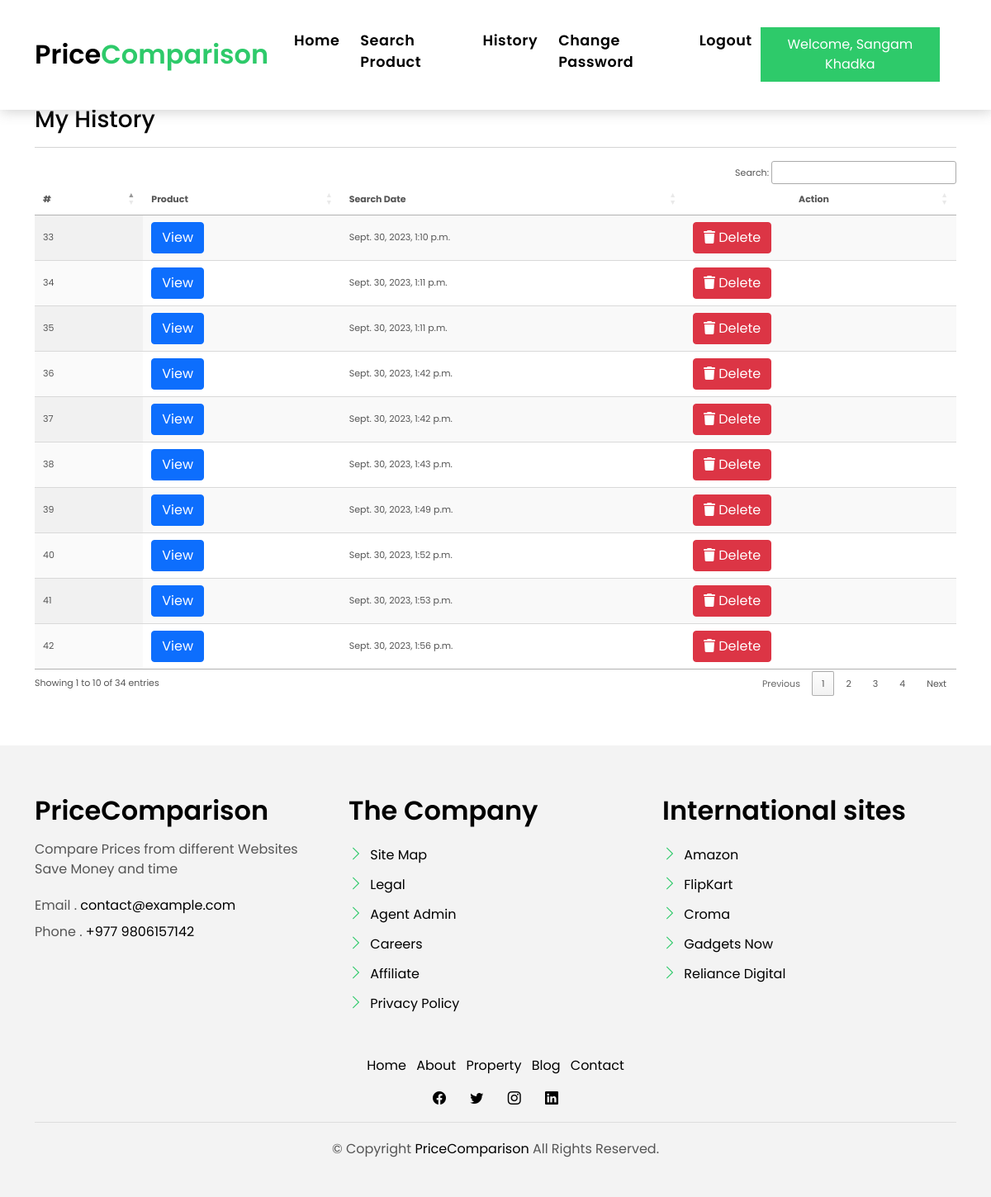
Page /my-history/ (signed in) on the committed database.
### myapp/models.py (models this page shows, shortened)
class History(models.Model):
    user = models.ForeignKey(User, on_delete=models.CASCADE, null=True, blank=True)
    product = models.TextField(null=True, default={'object':[]}, blank=True)
    created = models.DateTimeField(auto_now_add=True)

### myapp/views.py (the view)
# urls.py: path('my-history/', my_history, name="my_history"),
@login_required(login_url ='/signin/')
def my_history(request):
    history = History.objects.filter(user=request.user)
    if request.user.is_staff:
        history = History.objects.filter()
    return render(request, "my_history.html", locals())

### DjPriceCompare/myapp/templates/my_history.html (shortened to what this page needs)
{% include 'base.html' %}
{% load static %}
{% block body %}
<link rel="stylesheet" href="https://cdnjs.cloudflare.com/ajax/libs/font-awesome/6.2.0/css/all.min.css" />
<section class="section-services section-t8">
    <div class="container">
    <h3>My History</h3><hr>
    <div class="table-responsive">
        <table id="example1" class="display nowrap" style="width: 100%">
            <thead>
              <tr>
                <th>#</th>
                <th>Product</th>
                <th>Search Date</th>
                <th style="text-align: center">Action</th>
              </tr>
            </thead>
            <tbody>
              {% for i in history %}
              <tr>
                <td>{{i.id}}</td>
                <td>
                  <a href="/history-detail/{{i.id}}/" class="btn btn-primary">View</a>
                </td>
                <td>{{i.created}}</td>
                <td>
                  <a href="/delete-history/{{i.id}}/" title="Delete History" class="btn btn-danger" onclick="return confirm('Are your sure?')"><i class="fas fa-trash" aria-hidden="true"></i> Delete</a>
                </td>
              </tr>
              {% endfor %}
            </tbody>
          </table>
    </div>
  </div>
{% include 'footer.html' %}
{% include 'tablecdn.html' %}
{% endblock  %}

### DjPriceCompare/myapp/templates/base.html (shortened to what this page needs)
<!DOCTYPE html>
{% load static %}
<html lang="en">
<head>
  <link href="{% static 'assets/vendor/animate.css/animate.min.css' %}" rel="stylesheet">
  <link href="{% static 'assets/vendor/bootstrap/css/bootstrap.min.css' %}" rel="stylesheet">
  <link href="{% static 'assets/vendor/bootstrap-icons/bootstrap-icons.css' %}" rel="stylesheet">
  <link href="{% static 'assets/vendor/swiper/swiper-bundle.min.css' %}" rel="stylesheet">
  <link href="{% static 'assets/css/style.css' %}" rel="stylesheet">
</head>
<body>
  <nav class="navbar navbar-default navbar-trans navbar-expand-lg fixed-top">
    <div class="container">
      <a class="navbar-brand text-brand" href="/">Price<span class="color-b">Comparison</span></a>
      <div class="navbar-collapse collapse justify-content-center" id="navbarDefault">
        <ul class="navbar-nav">
          <li class="nav-item">
            <a class="nav-link active" href="/">Home</a>
          </li>
        {% if not request.user.is_authenticated %}
          <li class="nav-item">
            <a class="nav-link " href="/about/">About</a>
          </li>
          <li class="nav-item">
            <a class="nav-link " href="/contact/">Contact</a>
          </li>
        {% else %}
          <li class="nav-item">
            <a class="nav-link " href="/search-product/">Search Product</a>
          </li>
          <li class="nav-item">
            <a class="nav-link " href="/my-history/">History</a>
          </li>
          <li class="nav-item">
            <a class="nav-link " href="/change-password/">Change Password</a>
          </li>
          <li class="nav-item">
            <a class="nav-link " href="/logout-user/">Logout</a>
          </li>
        {% endif %}
        </ul>
      </div>
        {% if not request.user.is_authenticated %}
            <a href="/register/" style="margin-right:20px">
                <button type="button" class="btn btn-b-n p-2">
                    Signup
                </button>
            </a>
            <a href="/signin/" style="margin-right:20px">
                <button type="button" class="btn btn-b-n p-2">
                    Signin
                </button>
            </a>
            <a href="/admin-signin/" style="margin-right:20px">
              <button type="button" class="btn btn-b-n p-2">
                  Admin Signin
              </button>
            </a>
       {% else %}
            <a href="{% if request.user.is_staff %}#{% else %}/update-profile/{% endif %}" style="margin-right:20px">
                <button type="button" class="btn btn-b-n p-2">
                    Welcome, {% if request.user.first_name %}{{request.user.first_name}} {{request.user.last_name}}{% else %}{{request.user.username}}{% endif %}
                </button>
            </a>
        {% endif %}
    </div>
  </nav>
</body>
</html>

### myapp/static/assets/css/style.css (style rules this page uses)
body { font-family: "Poppins", sans-serif; color: #555555; }
h1, h2, h3, h4, h5, h6 { color: #000000; }
a { color: #000000; text-decoration: none; transition: all 0.5s ease; }
.text-brand { color: #000000; font-size: 2rem; font-weight: 600; }
.color-b { color: #2eca6a; }
.section-t8 { padding-top: 8rem; }
.btn { transition: 0.5s ease; }
.btn.btn-b-n { background-color: #2eca6a; color: #ffffff; border-radius: 0; }
.navbar-default { transition: all 0.5s ease-in-out; background-color: #ffffff; padding-top: 28px; padding-bottom: 28px; -webkit-backface-visibility: hidden; backface-visibility: hidden; box-shadow: 1px 2px 15px rgba(100, 100, 100, 0.3); }
.navbar-default.navbar-trans, .navbar-default.navbar-reduce { -webkit-backface-visibility: hidden; backface-visibility: hidden; }
.navbar-default.navbar-trans .nav-item, .navbar-default.navbar-reduce .nav-item { position: relative; padding-right: 10px; padding-bottom: 8px; margin-left: 0; }
@media (min-width: 768px) { .navbar-default.navbar-trans .nav-item, .navbar-default.navbar-reduce .nav-item { margin-left: 15px; } }
.navbar-default.navbar-trans .nav-link, .navbar-default.navbar-reduce .nav-link { font-size: 1.1rem; color: #000000; font-weight: 600; letter-spacing: 0.03em; transition: all 0.1s ease-in-out; position: relative; padding-left: 0; padding-right: 0; }
.navbar-default.navbar-trans .nav-link:before, .navbar-default.navbar-reduce .nav-link:before { content: ""; position: absolute; bottom: 5px; left: 0; width: 100%; height: 2px; z-index: 0; background-color: #2eca6a; transform: scaleX(0); transform-origin: right; transition: transform 0.2s ease-out, opacity 0.2s ease-out 0.3s; }
.navbar-default.navbar-trans .show > .nav-link:before, .navbar-default.navbar-trans .active > .nav-link:before, .navbar-default.navbar-trans .nav-link.show:before, .navbar-default.navbar-trans .nav-link.active:before, .navbar-default.navbar-reduce .show > .nav-link:before, .navbar-default.navbar-reduce .active > .nav-link:before, .navbar-default.navbar-reduce .nav-link.show:before, .navbar-default.navbar-reduce .nav-link.active:before { transform: scaleX(1); }
.navbar-default.navbar-trans .nav-link:before { background-color: #ffffff; }
.navbar-default.navbar-trans .show > .nav-link, .navbar-default.navbar-trans .active > .nav-link, .navbar-default.navbar-trans .nav-link.show, .navbar-default.navbar-trans .nav-link.active { color: #000000; }

### DjPriceCompare/myapp/templates/my_history.html (style rules this page uses)
.table-responsive { font-size:11px; }
td { padding:0px; }

### rows in the picture
History: id "33", created "Sept. 30, 2023, 1:10 p.m."
History: id "34", created "Sept. 30, 2023, 1:11 p.m."
History: id "35", created "Sept. 30, 2023, 1:11 p.m."
History: id "36", created "Sept. 30, 2023, 1:42 p.m."
History: id "37", created "Sept. 30, 2023, 1:42 p.m."
History: id "38", created "Sept. 30, 2023, 1:43 p.m."
History: id "39", created "Sept. 30, 2023, 1:49 p.m."
History: id "40", created "Sept. 30, 2023, 1:52 p.m."
History: id "41", created "Sept. 30, 2023, 1:53 p.m."
History: id "42", created "Sept. 30, 2023, 1:56 p.m."

### other values in the picture
{{ request.user.first_name }} "Sangam"
{{ request.user.last_name }} "Khadka"
